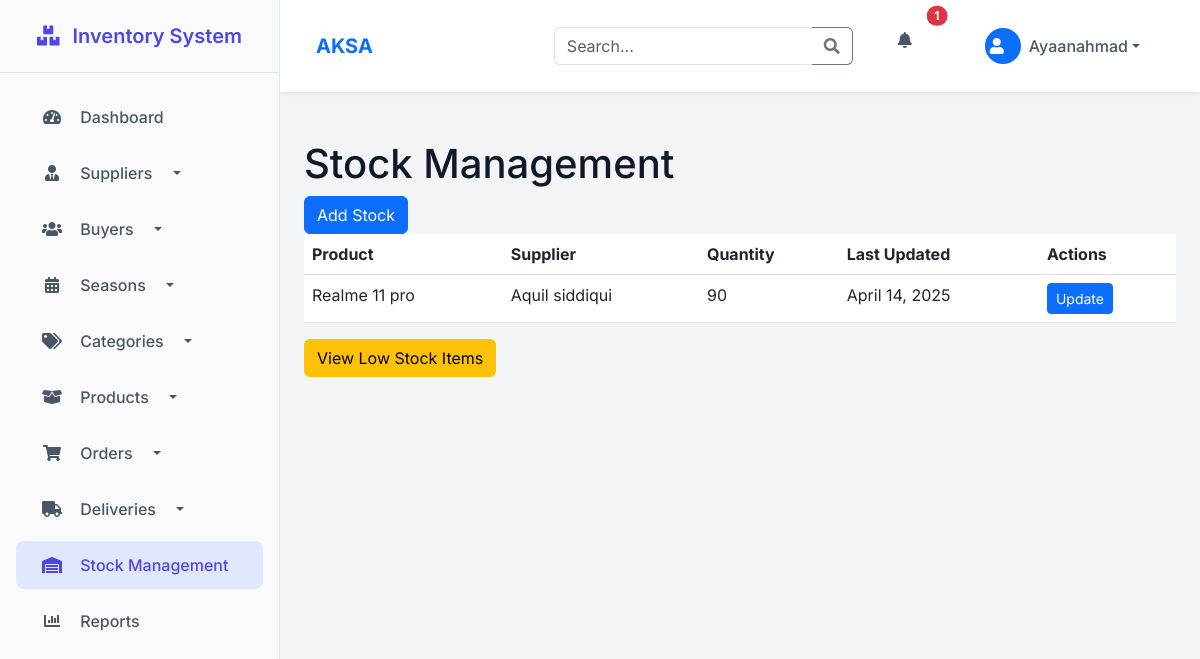
Screenshot of /store/stock/ (signed in) with the database file from the repository.
### inventory/models.py (models this page shows)
class User(AbstractUser):
    is_buyer = models.BooleanField(default=False)
    is_supplier = models.BooleanField(default=False)
    is_admin = models.BooleanField(default=False)

### store/models.py (models this page shows, shortened)
class Stock(models.Model):
    product = models.ForeignKey('Product', on_delete=models.CASCADE,)
    supplier = models.ForeignKey('Supplier', on_delete=models.CASCADE)
    quantity = models.IntegerField(default=0)
    date_added = models.DateField(auto_now_add=True)
    alert_threshold = models.IntegerField(default=10)
    class Meta:
        unique_together = ('product', 'supplier')

class Product(models.Model):
    name = models.CharField(max_length=120, unique=True)
    sortno = models.PositiveIntegerField()
    created_date = models.DateField(auto_now_add=True)
    price = models.DecimalField(max_digits=10, decimal_places=2,default=0)

class Supplier(models.Model):
    user = models.OneToOneField(User, on_delete=models.CASCADE)
    name = models.CharField(max_length=120, unique=True)
    address = models.CharField(max_length=220)
    created_date = models.DateField(auto_now_add=True)

### store/views.py (the view)
# urls.py: path('stock/', stock_list, name='stock_list'),
def stock_list(request):
    stocks = Stock.objects.all().order_by('-date_added')
    return render(request, 'store/stock_list.html', {'stocks': stocks})

### store/context_processors.py (called while the page is built)
def alerts_context(request):
    if request.user.is_authenticated:
        return {
            'unread_alerts_count': Alert.objects.filter(user=request.user, is_read=False).count(),
            'recent_alerts': Alert.objects.filter(user=request.user).order_by('-created_at')[:5]
        }
    return {}

### templates/store/stock_list.html (shortened to what this page needs)
{% extends 'base/base.html' %}
{% block content %}
<div class="header">
    <h1>Stock Management</h1>
    <a href="{% url 'add_stock' %}" class="btn btn-primary">Add Stock</a>
</div>
<table class="table">
    <thead>
        <tr>
            <th>Product</th>
            <th>Supplier</th>
            <th>Quantity</th>
            <th>Last Updated</th>
            <th>Actions</th>
        </tr>
    </thead>
    <tbody>
        {% for stock in stocks %}
        <tr>
            <td>{{ stock.product.name }}</td>
            <td>{{ stock.supplier.name }}</td>
            <td>
                {{ stock.quantity }}
            </td>
            <td>{{ stock.date_added }}</td>
            <td>
                <a href="{% url 'update_stock' stock.id %}" class="btn btn-sm btn-primary">Update</a>
            </td>
        </tr>
        {% endfor %}
    </tbody>
</table>
<a href="{% url 'low_stock' %}" class="btn btn-warning">View Low Stock Items</a>
{% endblock %}

### templates/base/navbar.html (shortened to what this page needs)
<header class="navbar navbar-expand-lg navbar-light bg-white shadow-sm">
    <div class="container-fluid">
        <a class="navbar-brand fw-bold text-primary">AKSA</a>
        <div class="collapse navbar-collapse">
            <form class="d-flex ms-auto me-3" method="GET" action="{% url 'search' %}">
                <div class="input-group">
                    <input class="form-control border-end-0" type="search" name="q" placeholder="Search..."
                           aria-label="Search" value="{{ request.GET.q }}">
                    <button class="btn btn-outline-secondary border-start-0" type="submit">
                        <i class="fas fa-search"></i>
                    </button>
                </div>
            </form>
            <ul class="navbar-nav">
                <li class="nav-item dropdown me-2">
                    <a class="nav-link position-relative" href="#" id="alertsDropdown" role="button"
                       data-bs-toggle="dropdown" aria-expanded="false">
                        <i class="fas fa-bell text-gray-600"></i>
                        {% if unread_alerts_count > 0 %}
                        <span class="position-absolute top-0 start-100 translate-middle badge rounded-pill bg-danger">
                            {{ unread_alerts_count }}
                        </span>
                        {% endif %}
                    </a>
                </li>
                <li class="nav-item dropdown">
                    <a class="nav-link dropdown-toggle d-flex align-items-center" href="#" id="userDropdown"
                       role="button" data-bs-toggle="dropdown" aria-expanded="false">
                        <div class="avatar avatar-sm me-2">
                            <div class="bg-primary text-white rounded-circle d-flex align-items-center justify-content-center"
                                 style="width: 36px; height: 36px;">
                                <i class="fas fa-user"></i>
                            </div>
                        </div>
                        <span class="d-none d-lg-inline">{{ request.user.username }}</span>
                    </a>
                </li>
            </ul>
        </div>
    </div>
</header>

### templates/base/base.html (style rules this page uses)
:root { --primary: #4f46e5; --primary-hover: #4338ca; --sidebar-bg: #f9fafb; --sidebar-active: #e0e7ff; --header-bg: #ffffff; --card-shadow: 0 1px 3px rgba(0,0,0,0.12), 0 1px 2px rgba(0,0,0,0.24); --transition: all 0.3s cubic-bezier(.25,.8,.25,1); }
body { font-family: 'Inter', sans-serif; background-color: #f3f4f6; color: #111827; }
.nav-link { color: #4b5563; padding: 0.75rem 1.5rem; font-weight: 500; border-radius: 0.5rem; margin: 0.25rem 1rem; transition: var(--transition); }
.nav-link i { width: 24px; text-align: center; margin-right: 12px; }
.navbar { background: var(--header-bg); box-shadow: var(--card-shadow); padding: 0.75rem 1.5rem; }
.navbar-brand { font-weight: 700; color: var(--primary); font-size: 1.25rem; }

### rows the page displays
User: user.username "Ayaanahmad"
Stock: product.name "Realme 11 pro", supplier.name "Aquil siddiqui", quantity "90", date_added "April 14, 2025"

### other values shown
{{ unread_alerts_count }} "1"
